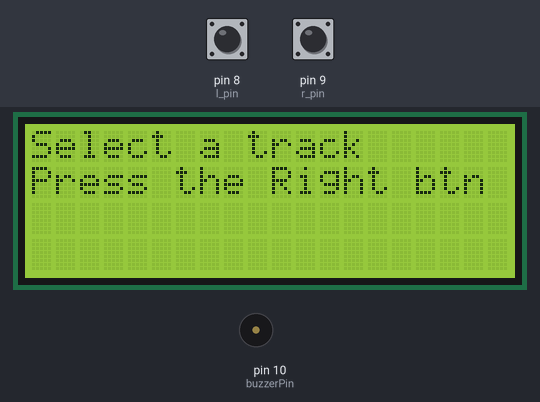
Simulated run of this sketch. Board: Arduino Uno, built with avr-gcc and run on an emulated ATmega328P. Shown: 20×4 character LCD, buzzer (waves = sounding). The inputs (shaded band) are chosen by the test bench; at power-on: pin 9 (r_pin) HIGH, pin 8 (l_pin) HIGH. What the sketch prints to the serial monitor is not drawn.

Above: at 3.8 s.
3.9 s: pin 9 (r_pin) pulled LOW for 0.15 s
At 5.1 s:
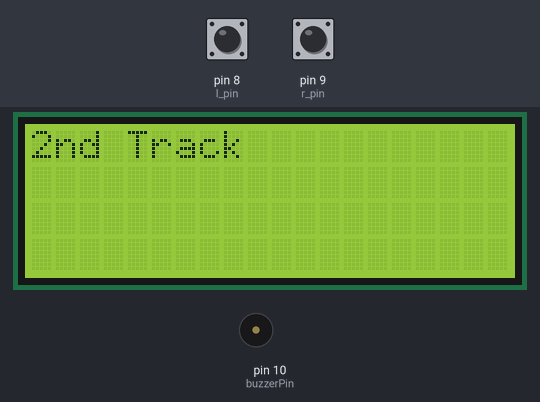
5.5 s: pin 9 (r_pin) pulled LOW for 1 s
At 6.8 s:
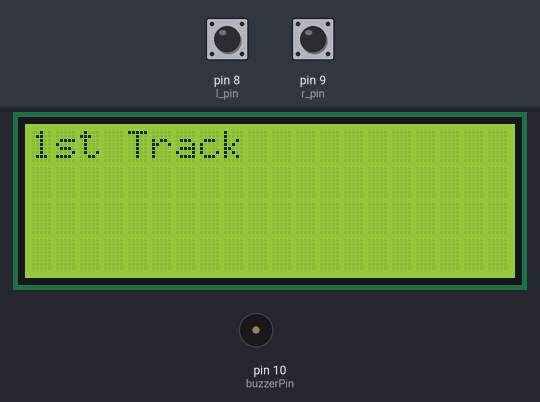
8.0 s: pin 8 (l_pin) pulled LOW for 0.15 s
At 9.3 s:
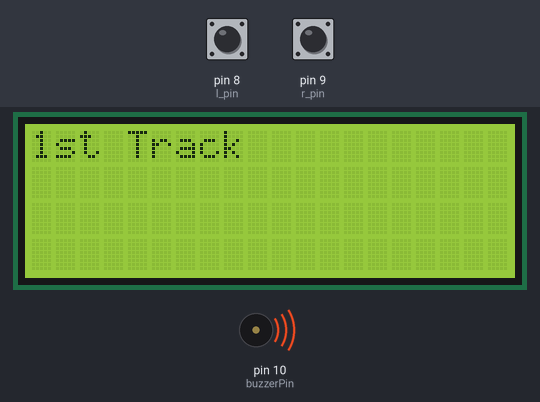
Timing chart, 0 to 16.6 s (numbered marks = the images above; inputs shaded):
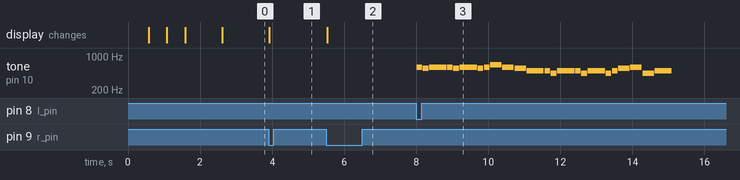

Measured:
- after the input at 3.9 s, the display: changes at once (image 1)
- after the input at 5.5 s, the display: changes at once (image 2)
- after the input at 8.0 s, tone on pin 10 (buzzerPin): plays 587 Hz for 0.16 s, 554 Hz for 0.16 s, 587 Hz for 0.48 s, 587 Hz for 0.16 s, 554 Hz for 0.16 s, 587 Hz for 0.48 s … (24 notes in this stretch), starting at once

The sketch:

JukeBox.ino
```cpp
#include <LiquidCrystal_I2C.h>
LiquidCrystal_I2C lcd(0x27,20,4);
// Pins
const int l_pin = 8;
const int r_pin = 9;
const int buzzerPin = 10;

// Number of columns on LCD


// LCD object

int song=0;

// Define a custom LCD character (5x7) that looks
// like a person.
byte person[8] = {
  B00100,
  B01110,
  B10101,
  B00100,
  B01010,
  B01010,
  B01010,
};


// Button states
int l_prev = HIGH;
int r_prev = HIGH;


void setup()
{
    Serial.begin(9600);

  // Set pullups on buttons
  pinMode(l_pin, INPUT_PULLUP);
  pinMode(r_pin, INPUT_PULLUP);

  // Initialize and clear LCD
  lcd.init();
  lcd.backlight();
  lcd.print("Jukebox");
  delay(500);
  lcd.clear();
  delay(500);
  lcd.print("Jukebox");
  delay(500);
  lcd.clear();
  delay(1000);
  lcd.print("Select a track");
  lcd.setCursor(0,1);
  lcd.print("Press the Right btn");
  // Register custom character
  lcd.createChar(0, person);
}

void loop()
{

  // Look for left button press and move character to the left
  int l_state = digitalRead(l_pin);
  if ( (l_prev == HIGH) && (l_state == LOW) ) {
    if (song == 2){
        Serial.println("play 2");
      int songLength = 16;
    char notes[] = "acdddefffgedccd "; // a space represents a rest
    int beats[] = {1,1,2,2,1,1,2,2,1,1,2,2,1,1,1,2};
    int tempo = 150;
    int i, duration;

  for (i = 0; i < songLength; i++) // step through the song arrays
  {
    duration = beats[i] * tempo;  // length of note/rest in ms

    if (notes[i] == ' ')          // is this a rest?
    {
      delay(duration);            // then pause for a moment
    }
    else                          // otherwise, play the note
    {
      tone(buzzerPin, frequency(notes[i]), duration);
      delay(duration);            // wait for tone to finish
    }
    delay(tempo/10);              // brief pause between notes
  }
    }else if (song == 1){
     Serial.println("play 1");
      const int songLength = 24;
  char notes[] = "xzxxzxzxnxzvvmvvmvmvzxmv "; // a space represents a rest
  int beats[] = {1,1,3,1,1,3,1,1,2,2,2,3,1,1,3,1,1,3,1,1,2,2,2,3};
  int tempo = 160;

  int i, duration;

  for (i = 0; i < songLength; i++) // step through the song arrays
  {
    duration = beats[i] * tempo;  // length of note/rest in ms

    if (notes[i] == ' ')          // is this a rest?
    {
      delay(duration);            // then pause for a moment
    }
    else                          // otherwise, play the note
    {
      tone(buzzerPin, frequency(notes[i]), duration);
      delay(duration);            // wait for tone to finish
    }
    delay(tempo/10);              // brief pause between notes
  }

    }


  }


  // Look for Right button press and move character to the left
  int r_state = digitalRead(r_pin);
  if ( (r_prev == HIGH) && (r_state == LOW) ) {
     lcd.clear();
    if ( song == 2){
      lcd.print("1st Track");
      song=1;

    } else if (song == 1 || song == 0 ){
      lcd.print("2nd Track");
      song=2;
    }


  }

  // Remember previous button states
  l_prev = l_state;
  r_prev = r_state;

  delay(20);
}


int frequency(char note)
{
  // This function takes a note character (a-g), and returns the
  // corresponding frequency in Hz for the tone() function.

  int i;
  const int numNotes = 13;  // number of notes we're storing

  // The following arrays hold the note characters and their
  // corresponding frequencies. The last "C" note is uppercase
  // to separate it from the first lowercase "c". If you want to
  // add more notes, you'll need to use unique characters.

  // For the "char" (character) type, we put single characters
  // in single quotes.

  char names[] = { 'c', 'd', 'e', 'f', 'g', 'a', 'b', 'C',
                  'z', 'x', 'v', 'n', 'm'};
  // z=Csharp, x=d5, v=b4, n=e5, m=a4
  int frequencies[] = {262, 294, 330, 349, 392, 220, 494, 523,
                       554, 587, 493, 659, 440};

  // Now we'll search through the letters in the array, and if
  // we find it, we'll return the frequency for that note.

  for (i = 0; i < numNotes; i++)  // Step through the notes
  {
    if (names[i] == note)         // Is this the one?
    {
      return(frequencies[i]);     // Yes! Return the frequency
    }
  }
  return(0);  // We looked through everything and didn't find it,
              // but we still need to return a value, so return 0.
}
```
